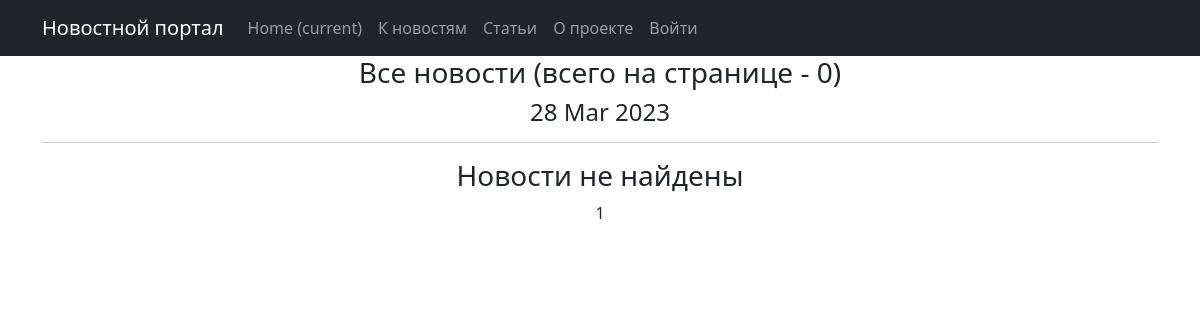
/posts/news/, run on an earlier commit of the app's database.
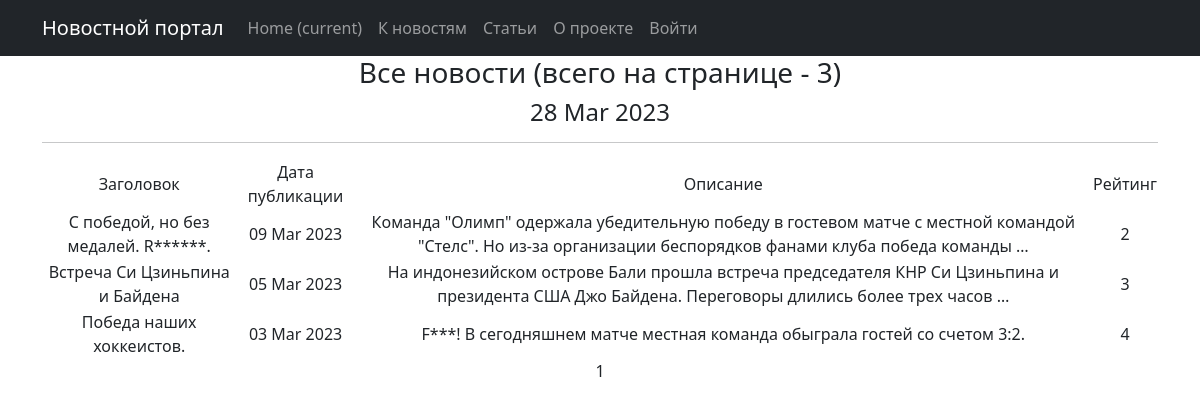
And on a later commit of the database.
### news/models.py (models this page shows, shortened)
class Post(models.Model):
    author = models.ForeignKey(Author, on_delete=models.CASCADE)
    content = models.CharField(max_length=2, choices=CONTENTS)
    time_in = models.DateTimeField(auto_now_add=True)
    category = models.ManyToManyField(Category, through='PostCategory')
    title = models.CharField(max_length=255,)
    content_text = models.TextField()
    content_rate = models.IntegerField(default=1)

### news/views.py (the view)
# urls.py: path("news/", NewsList.as_view(), name='news_list'),
class NewsList(ListView):
    model = Post
    queryset = Post.objects.filter(content = 'NW')
    ordering = '-time_in'
    template_name = 'news.html'
    context_object_name = 'news'
    paginate_by = 10
    def get_queryset(self):
        queryset = super().get_queryset()
        self.filterset = PostFilter(self.request.GET, queryset)
        return self.filterset.qs
    def get_context_data(self, **kwargs):
        context = super().get_context_data(**kwargs)
        context['time_now'] = datetime.utcnow()
        context['filterset'] = self.filterset
        return context

### news/templatetags/custom_filters.py (called while the page is built)
@register.filter()
@stringfilter #чтобы не вызывать ошибки, приведем в строку
def censor(value, bad_words = bad_list):
    words = value.split()#разделим строку
    new_line=''
    for word in words:
        if word.lower() in bad_words in bad_words:
            new_line += word[0] #если да, первый символ оставляем
            for i in word[1:]:
                new_line += '*'#остальные заменяем на *
            new_line += ' '
        elif (word[:-1].lower()) in bad_words:
            new_line += word[0]
            for i in word[1:-1]:
                new_line += '*'
            new_line += (word[-1] + ' ')
        else:
            new_line += (word + ' ')
    return new_line.rstrip()

### templates/news.html (shortened to what this page needs)
{% extends 'flatpages/default.html' %}
{% load custom_filters %}
{% load custom_tags %}
{% block content %}
    <h3>Все новости (всего на странице - {{ news|length}})</h3>
    <h4>{{ time_now|date:'d M Y'}}</h4>
    <hr>
    {% if news %}
       <table>
           <tr>
               <td>Заголовок</td>
               <td>Дата публикации</td>
               <td>Описание</td>
               <td>Рейтинг</td>
           </tr>
           {% for post in news %}
           {% if post.content == 'NW' %}
           <tr>
               <td>{{ post.title|censor }}</td>
               <td>{{ post.time_in|date:'d M Y' }}</td>
               <td>{{ post.content_text|censor|truncatewords:20 }}</td>
               <td>{{ post.content_rate }}</td>
           </tr>
           {% endif %}
           {% endfor %}
       </table>
    {% else %}
        <h3>Новости не найдены</h3>
    {% endif %}
   {{ page_obj.number }}
{% endblock content %}

What changed in the data, as far as the page shows it:
added Post: title|censor "С победой, но без медалей. R******.", time_in "09 Mar 2023", content_text|censor "Команда \"Олимп\" одержала убедительную победу в гостевом матче с местной командой \"Стелс\". Но из-за организации беспорядков фанами клуба победа команды …", content_rate "2"
now on this page (row edited): Post: title|censor "Встреча Си Цзиньпина и Байдена", time_in "05 Mar 2023", content_text|censor "На индонезийском острове Бали прошла встреча председателя КНР Си Цзиньпина и президента США Джо Байдена. Переговоры длились более трех часов …", content_rate "3"
now on this page (row edited): Post: title|censor "Победа наших хоккеистов.", time_in "03 Mar 2023", content_text|censor "F***! В сегодняшнем матче местная команда обыграла гостей со счетом 3:2.", content_rate "4"
Also different on the page:
{{ news|length }}: "0" → "3"
text no longer shown: "Новости не найдены"
text now shown: "Заголовок Дата публикации Описание Рейтинг"
